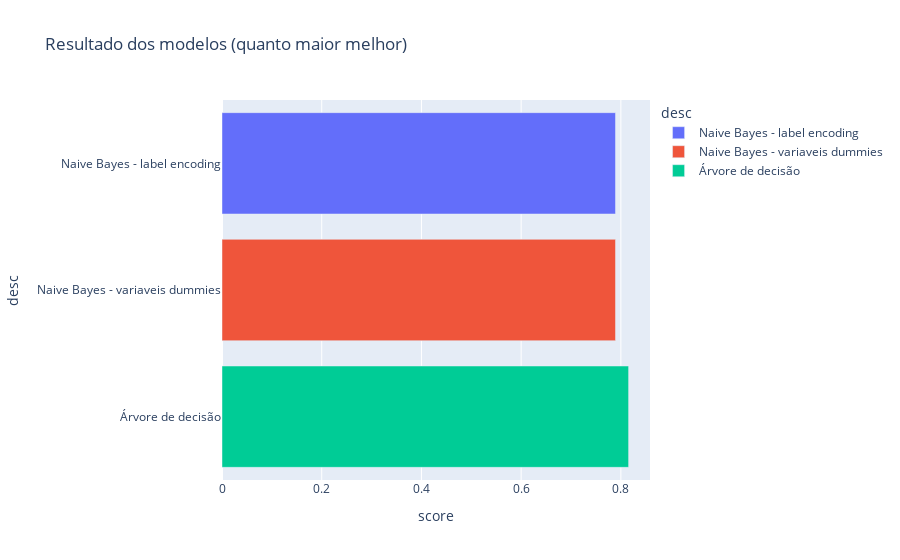

Notebook code for this chart:
### Markdown cell above
Criação e execução do modelo

### Code cell
from sklearn.tree import DecisionTreeClassifier

arvore_census = DecisionTreeClassifier(criterion='entropy', random_state=0)
arvore_census.fit(x_censu_treino, y_censu_treino)

previsoes = arvore_census.predict(x_censu_teste)

control_scores('Árvore de decisão', accuracy_score(y_censu_teste, previsoes))

### Figure 1 — Plotly figure (JSON) as saved in the notebook; plotly's stock layout.template omitted (floating-point values rounded to 4 significant figures)
{"data": [{"alignmentgroup": "True", "hovertemplate": "desc=%{y}<br>score=%{x}<extra></extra>", "legendgroup": "Naive Bayes - label encoding", "marker": {"color": "#636efa", "pattern": {"shape": ""}}, "name": "Naive Bayes - label encoding", "offsetgroup": "Naive Bayes - label encoding", "orientation": "h", "showlegend": true, "textposition": "auto", "type": "bar", "x": [0.7892], "xaxis": "x", "y": ["Naive Bayes - label encoding"], "yaxis": "y"}, {"alignmentgroup": "True", "hovertemplate": "desc=%{y}<br>score=%{x}<extra></extra>", "legendgroup": "Naive Bayes - variaveis dummies", "marker": {"color": "#EF553B", "pattern": {"shape": ""}}, "name": "Naive Bayes - variaveis dummies", "offsetgroup": "Naive Bayes - variaveis dummies", "orientation": "h", "showlegend": true, "textposition": "auto", "type": "bar", "x": [0.7892], "xaxis": "x", "y": ["Naive Bayes - variaveis dummies"], "yaxis": "y"}, {"alignmentgroup": "True", "hovertemplate": "desc=%{y}<br>score=%{x}<extra></extra>", "legendgroup": "Árvore de decisão", "marker": {"color": "#00cc96", "pattern": {"shape": ""}}, "name": "Árvore de decisão", "offsetgroup": "Árvore de decisão", "orientation": "h", "showlegend": true, "textposition": "auto", "type": "bar", "x": [0.8155], "xaxis": "x", "y": ["Árvore de decisão"], "yaxis": "y"}], "layout": {"barmode": "relative", "legend": {"title": {"text": "desc"}, "tracegroupgap": 0}, "title": {"text": "Resultado dos modelos (quanto maior melhor)"}, "xaxis": {"anchor": "y", "domain": [0, 1], "title": {"text": "score"}}, "yaxis": {"anchor": "x", "categoryarray": ["Árvore de decisão", "Naive Bayes - variaveis dummies", "Naive Bayes - label encoding"], "categoryorder": "array", "domain": [0, 1], "title": {"text": "desc"}}}}
